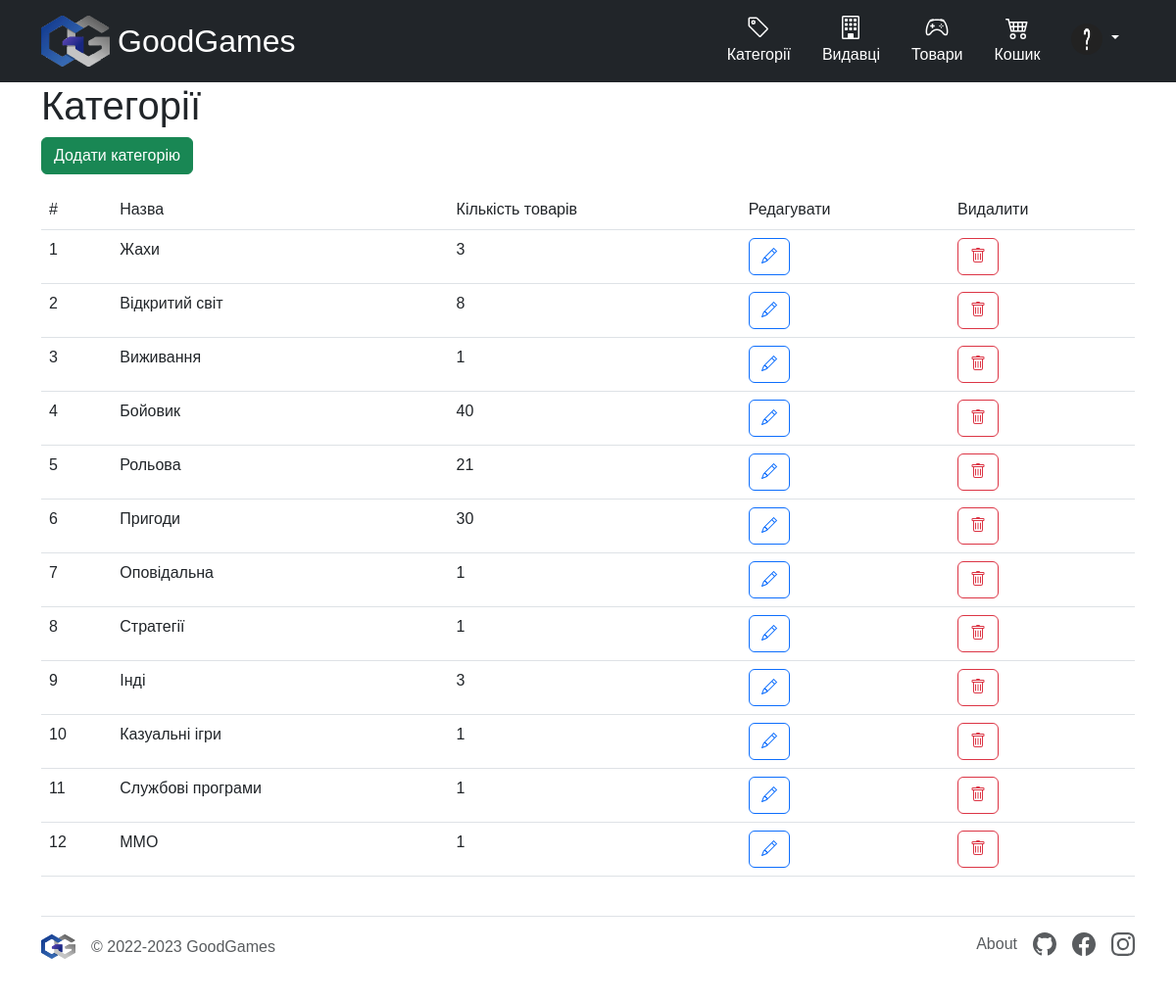
The page /category (signed in) on the database as committed earlier.
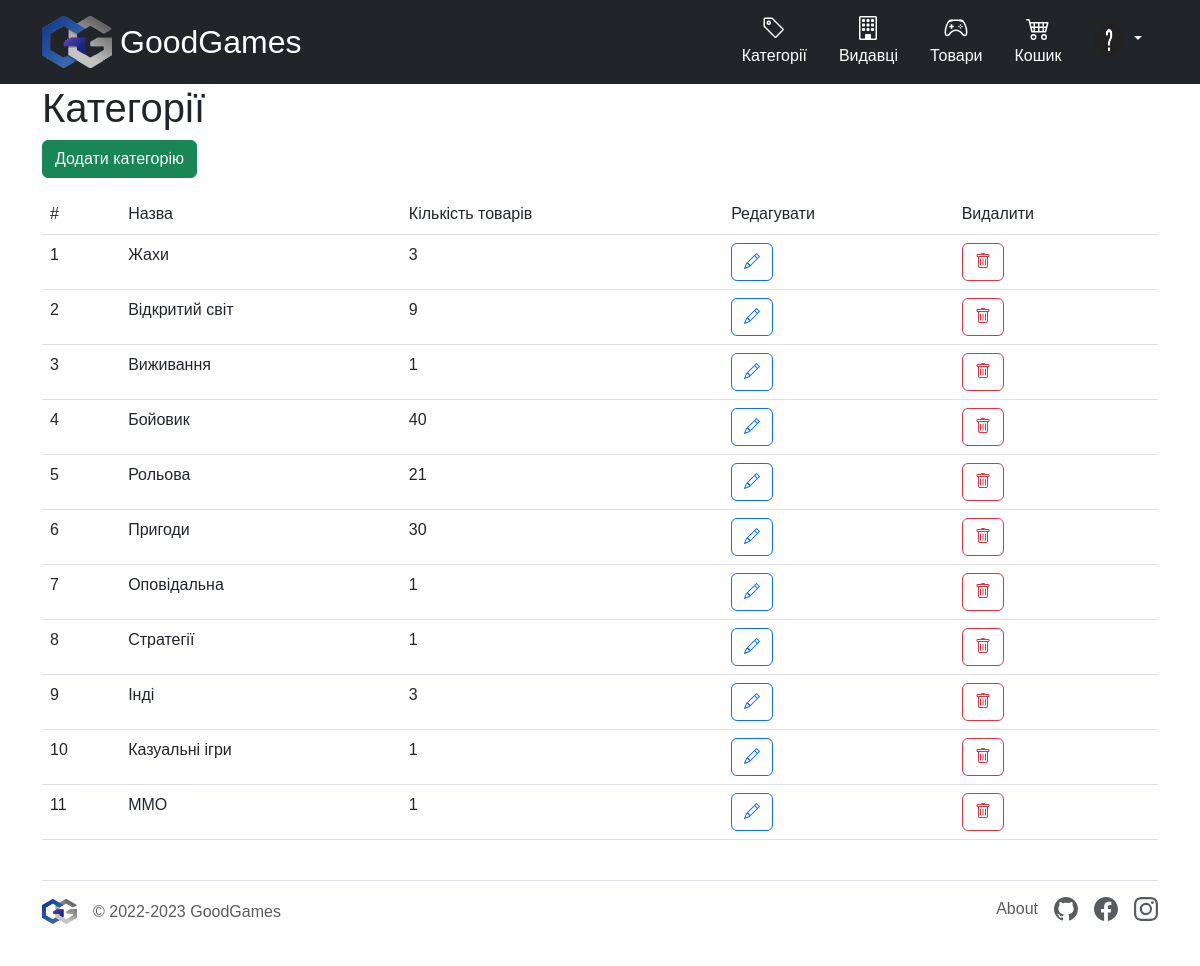
The same page on the database as committed later.
### tables this page shows
CREATE TABLE `category` (
  `id` int NOT NULL,
  `name` varchar(255) NOT NULL
);

### core/Template.php (called while the page is built, shortened)
<?php
class Template
{
    protected $path;
    public function __construct($path)
    {
        $this->path = $path;
    }
    public function getHTML()
    {
        include($this->path);
        $html = ob_get_contents();
        return $html;
    }
}

### core/Controller.php (called while the page is built, shortened)
<?php
class Controller
{
    protected $viewPath;
    public function __construct()
    {
        $this->moduleName = \core\Core::getInstance()->app['moduleName'];
        $this->actionName = \core\Core::getInstance()->app['actionName'];
        $this->viewPath = "views/$this->moduleName/$this->actionName.php";
    }
    public function render($viewPath = null, $params = null)
    {
        if (empty($viewPath))
            $viewPath = $this->viewPath;
        $tpl = new Template($viewPath);
        if (!empty($params))
            $tpl->setParams($params);
        return $tpl->getHTML();
    }
}

### controllers/CategoryController.php (called while the page is built, shortened)
<?php
class CategoryController extends Controller
{
    public function indexAction()
    {
        $categories = Category::getCategoriesWithCount();
        return $this->render(null, [
            'categories' => $categories
        ]);
    }
}

### index.php (called while the page is built, shortened)
<?php
spl_autoload_register(function ($className) {
    $path = $className . '.php';
});
$core = core\Core::getInstance();
$core->Initialize();
$core->Run();

### models/User.php (called while the page is built, shortened)
<?php
class User
{
    public static $accessLevels = [
        'user' => 1,
        'admin' => 10,
        'superAdmin' => 11,
    ];
    public static function getCurrentAuthentificatedUser()
    {
        return $_SESSION['user'] ?? null;
    }
    public static function isAdmin()
    {
        $user = self::getCurrentAuthentificatedUser();
        return $user['access_level'] == self::$accessLevels['admin'] || $user['access_level'] == self::$accessLevels['superAdmin'];
    }
}

### core/DB.php (called while the page is built, shortened)
<?php
class DB
{
    protected $pdo;
    public function __construct($hostname, $login, $password, $database)
    {
        $this->pdo = new \PDO("mysql:host=$hostname;dbname=$database", $login, $password);
    }
    public function select($tableName, $fieldList = "*", $conditionArray = null)
    {
        if (is_string($fieldList))
            $fieldListString = $fieldList;
        $wherePartString = "";
        if (is_array($conditionArray)) {
            foreach ($conditionArray as $key => $value) {
                $parts[] = "$key = :$key";
            }
            $wherePartString = "WHERE " . implode(' AND ', $parts);
        }
        $res = $this->pdo->prepare("SELECT $fieldListString FROM $tableName $wherePartString");
        $res->execute($conditionArray);
        return $res->fetchAll(\PDO::FETCH_ASSOC);
    }
}

### models/Category.php (called while the page is built, shortened)
<?php
class Category
{
    protected static $tableName = 'category';
    public static function getCategoriesWithCount()
    {
        $rows = Core::getInstance()->db->select(self::$tableName);
        foreach ($rows as $key => $row) {
            $rows[$key]['count'] = CategoryList::getCategoryCount($row['id']);
        }
        return $rows;
    }
}

### models/CategoryList.php (called while the page is built, shortened)
<?php
class CategoryList
{
    protected static $tableName = 'category_list';
    public static function getCategoryCount($category_id)
    {
        $rows = Core::getInstance()->db->select(
            self::$tableName,
            '*',
            [
                'category_id' => $category_id
            ]
        );
        return count($rows);
    }
}

### views/category/index.php (the view, shortened to what this page needs)
<h1>Категорії</h1>
<?php if (User::isAdmin()): ?>
    <div class="mb-3">
        <a href="/category/add" class="btn btn-success">Додати категорію</a>
    </div>
<?php endif; ?>
<table class="table table-hover">
    <thead>
        <tr>
            <td>#</td>
            <td>Назва</td>
            <td>Кількість товарів</td>
            <?php if (User::isAdmin()): ?>
                <td>Редагувати</td>
                <td>Видалити</td>
            <?php endif; ?>
        </tr>
    </thead>
    <?php if (!empty($categories)): ?>
        <?php
        $index = 1;
        foreach ($categories as $row): ?>
            <tr onclick="trHref(event, '/product?categories_id%5B%5D=<?= $row['id'] ?>')" style="cursor:pointer;">
                <td>
                    <?= $index ?>
                </td>
                <td><?= $row['name'] ?></td>
                <td>
                    <?= $row['count'] ?>
                </td>
                <?php if (User::isAdmin()): ?>
                    <td>
                        <a href="/category/edit/<?= $row['id'] ?>" class="btn btn-outline-primary"></a>
                    </td>
                    <td>
                        <a href="/category/delete/<?= $row['id'] ?>" class="btn btn-outline-danger"></a>
                    </td>
                <?php endif; ?>
            </tr>
            <?php
            $index++;
        endforeach; ?>
    <?php endif; ?>
</table>

Rows that differ between the two databases and show on the page:
removed category: name "Службові програми", count "1"
computed for category "Відкритий світ": count "8" → "9"
